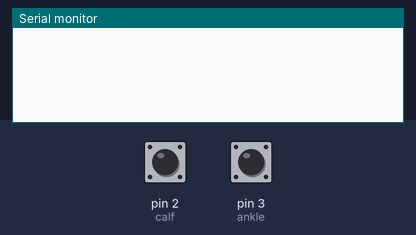
Recording of a sketch running on a simulated Arduino Uno, built with avr-gcc and run on an emulated ATmega328P. Shown: the last lines printed to the serial monitor. Inputs (shaded band) come from the test bench; at power-on: pin 2 (calf) HIGH, pin 3 (ankle) HIGH.

Above: at 1.2 s.
1.3 s: pin 2 (calf) pulled LOW for 0.15 s
At 2.0 s:
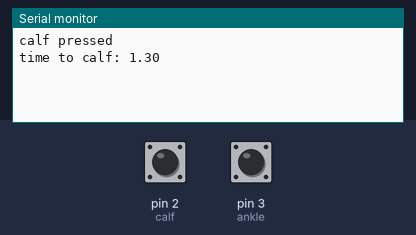
2.9 s: pin 3 (ankle) pulled LOW for 0.15 s
At 4.2 s:
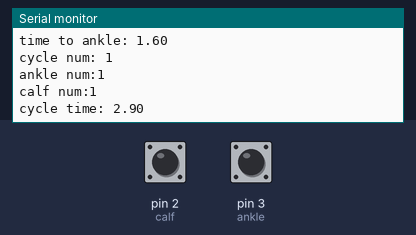
4.5 s: pin 2 (calf) pulled LOW for 1 s
At 6.0 s:
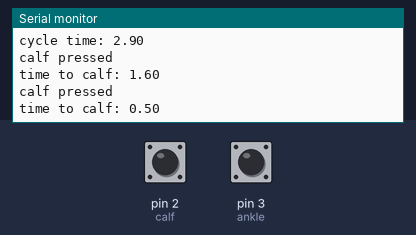
7.0 s: pin 3 (ankle) pulled LOW for 1 s
At 7.9 s:
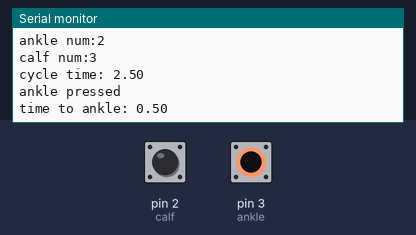
9.5 s: pin 2 (calf) driven LOW and pin 3 (ankle) driven LOW
At 13.38 s:
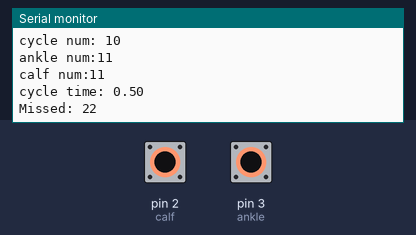
Timing chart, 0 to 14.9 s (numbered marks = the images above; inputs shaded):
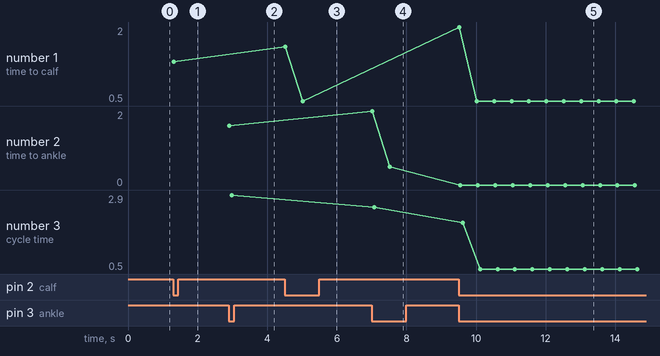

The sketch:

switchcode.ino
```cpp
/*This sketch will log the number of lengths up and down the leg
 and the time stamps for each, to determine analyze drift over time
*/
  unsigned long previousMillis = 0;

  const unsigned long debounceDelay = 500;  // 500 ms debounce (to ensurue that multiple activations of swtich due to inherent bounce are not counted as multiple)
  unsigned long lastCalfChange = 0;
  unsigned long lastAnkleChange = 0;

  int prevCalfState = HIGH;
  int prevAnkleState = HIGH;

  int calf = 2;
  int ankle = 3;

  int calf_count = 0;
  int ankle_count = 0;
  int cycle_count = 0;

  unsigned long calf_time[20];  // array for 60 cycles
  unsigned long ankle_time[20];
  unsigned long cycle_time[20];

  int missed = 0;

  bool printed = false;

void setup() {
    Serial.begin(9600); //initialize serial communication
    pinMode(calf, INPUT_PULLUP);
    pinMode(ankle, INPUT_PULLUP);
}

void loop() {

unsigned long currentMillis = millis();

  int calf_state = digitalRead(calf);   //read and store the state of switch at calf
  int ankle_state = digitalRead(ankle);    //read and store the state of switch at ankle

  if(calf_state == LOW && (currentMillis - lastCalfChange > debounceDelay)){        //check if calf is reached
    calf_time[calf_count] = currentMillis - previousMillis;  // log time from ankle to calf
    if(calf_time[calf_count] < (9*1000) || calf_time[calf_count] > (15*1000)){     // log the number translations up the leg that are outside of the +/- 3 sec time threshold
      missed++;
    }

    Serial.println("calf pressed"); // for testing
    Serial.print("time to calf: ");
    Serial.println(calf_time[calf_count]/1000.0);

    if(prevCalfState == HIGH || prevAnkleState == LOW){ //check correct alternating sequence to denote a cycle
    prevCalfState = LOW;
    }
    calf_count++;               //log calf being reached
    previousMillis = currentMillis;  //reset clock
    lastCalfChange = currentMillis;  //reset debounce timer
  }

  if(ankle_state == LOW && (currentMillis - lastAnkleChange > debounceDelay)){        //check if ankle is reached
    ankle_time[ankle_count] = currentMillis - previousMillis; // log time from calf to ankle
    if(ankle_time[ankle_count] < (45*1000) || ankle_time[ankle_count] > (51*1000)){    // log the number translations up the leg that are out of time
      missed++;
    }

    Serial.println("ankle pressed"); // for testing
    Serial.print("time to ankle: ");
    Serial.println(ankle_time[ankle_count]/1000.0);

    if(prevAnkleState == HIGH || prevCalfState == LOW){   //check correct alternating sequence to denote a cycle
    prevAnkleState = LOW;
    }
    ankle_count++;              //log ankle being reached
    previousMillis = currentMillis;  //reset clock
    lastAnkleChange = currentMillis;  //reset debounce timer
  }

  if(prevAnkleState == LOW && prevCalfState == LOW){
    cycle_count++;
    cycle_time[cycle_count] = ankle_time[ankle_count-1] + calf_time[calf_count-1];   //store time for full cycle

    Serial.print("cycle num: ");
    Serial.println(cycle_count);
    Serial.print("ankle num:");
    Serial.println(ankle_count);
    Serial.print("calf num:");
    Serial.println(calf_count);
    Serial.print("cycle time: ");
    Serial.println(cycle_time[cycle_count]/1000.0);

    prevCalfState = HIGH;
    prevAnkleState = HIGH;
  }

  if(cycle_count == 10 && !printed){
    Serial.print("Missed: ");      //quickest check to see if the timing was appropriate
    Serial.println(missed);
    printed = true;  // prevents re-printing
  }
}
```

Measured:
- after the input at 1.3 s, the serial monitor: prints a new line at once (image 1)
- after the input at 2.9 s, the serial monitor: prints a new line at once (image 2)
- after the input at 4.5 s, the serial monitor: prints a new line at once (image 3)
- after the input at 7.0 s, the serial monitor: prints a new line at once (image 4)
- after the input at 9.5 s, the serial monitor: prints a new line at once (image 5)
- plotted number 1: 1.3 → 0.5 after the input at 4.5 s
- plotted number 2: 0.5 → 0 after the input at 9.5 s
- plotted number 3: 2.9 → 2.5 after the input at 7.0 s
